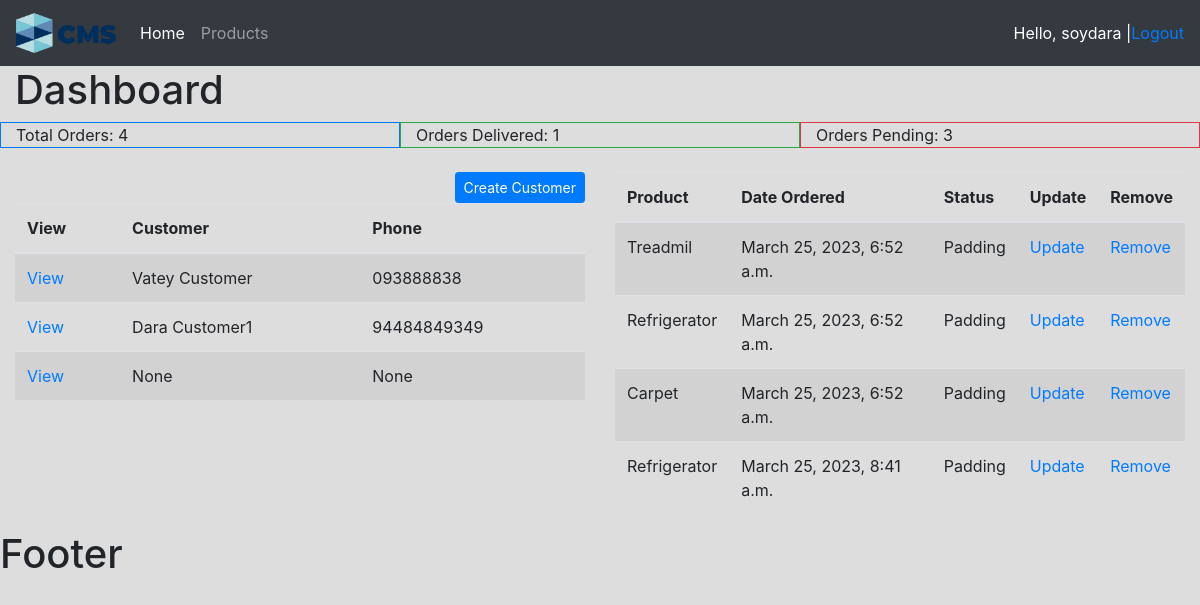
The app's page / (signed in) with its own data.
### accounts/models.py (models this page shows, shortened)
class Customer(models.Model):
    user = models.OneToOneField(User, null=True, on_delete=models.CASCADE)
    name = models.CharField(max_length=200, null=True)
    phone = models.CharField(max_length=200, null=True)
    email = models.CharField(max_length=200, null=True)
    profile_pic = models.ImageField(default='profile1.png', null=True, blank=True)
    date_created = models.DateTimeField(auto_now_add=True, null=True)

class Order(models.Model):
    STATUS = (
        ('Pending', 'Pending'),
        ('Out for delivery', 'Out for delivery'),
        ('Delivered', 'Delivered')
    )
    customer = models.ForeignKey(Customer, null=True, on_delete=models.SET_NULL)
    product = models.ForeignKey(Products, null=True, on_delete=models.SET_NULL)
    status = models.CharField(max_length=200, null=True, choices=STATUS)
    date_created = models.DateTimeField(auto_now_add=True, null=True)
    note = models.CharField(max_length=1000, null=True)

class Products(models.Model):
    CATEGORY = (
        ('In door', 'In door'),
        ('Out door', 'Out door')
    )
    name = models.CharField(max_length=200, null=True)
    price = models.FloatField(null=True)
    category = models.CharField(max_length=200, null=True, choices=CATEGORY)
    description = models.CharField(max_length=200, null=True, blank=True)
    date_created = models.DateTimeField(auto_now_add=True, null=True)
    tags = models.ManyToManyField(Tag)
    def __str__(self):
        return self.name

### accounts/decorators.py (the view)
    def wrapper_func(request, *args, **kwargs):
        group = None
        if request.user.groups.exists():
            group = request.user.groups.all()[0].name
        if group == 'customer':
            return redirect('user_page')
        if group == 'admin':
            return view_func(request, *args, **kwargs)

### accounts/views.py (called while the page is built)
@login_required(login_url='login')  # check user login if not redirect to login page
@admin_only # check user with role name redirect to another page.
def home(request):
    customers = Customer.objects.all()
    orders = Order.objects.all()
    total_customers = customers.count()
    total_orders = orders.count()
    delivered = orders.filter(status='Delivered').count()
    pending = orders.filter(status='Pending').count()
    context = {
        'customers': customers,
        'orders': orders,
        'total_customers': total_customers,
        'total_orders': total_orders,
        'delivered': delivered,
        'pending': pending,
    }
    return render(request, 'accounts/dashboard.html', context)

### accounts/templates/accounts/dashboard.html (shortened to what this page needs)
{% extends 'accounts/main.html' %}
{% block content %}
    <h1>Dashboard</h1>
    <div class="row">
        <div class="col-md-4 border border-primary">
            Total Orders: {{ total_orders }}
        </div>
        <div class="col-md-4 border border-success">
            Orders Delivered: {{ delivered }}
        </div>
        <div class="col-md-4 border border-danger">
            Orders Pending: {{ pending }}
        </div>
    </div>
    <br/>
    <div class="row">
        <div class="col-md-6">
            <div class="text-right">
                <button class="btn btn-sm btn-primary">Create Customer</button>
            </div>
            <table class="table table-striped">
                <thead>
                <tr>
                    <th>View</th>
                    <th>Customer</th>
                    <th>Phone</th>
                </tr>
                </thead>
                <tbody>
                {% for i in customers %}
                    <tr>
                        <td><a href="{% url 'customer' i.id %}">View</a></td>
                        <td>{{ i.name }}</td>
                        <td>{{ i.phone }}</td>
                    </tr>
                {% endfor %}
                </tbody>
            </table>
        </div>
        <div class="col-md-6">
            <table class="table table-striped">
                <thead>
                <tr>
                    <th>Product</th>
                    <th>Date Ordered</th>
                    <th>Status</th>
                    <th>Update</th>
                    <th>Remove</th>
                </tr>
                </thead>
                <tbody>
                {% for i in orders %}
                    <tr>
                        <td>{{ i.product }}</td>
                        <td>{{ i.date_created }}</td>
                        <td>Padding</td>
                        <td><a href="{% url 'update_order' i.id %}">Update</a></td>
                        <td><a href="{% url 'delete_order' i.id %}">Remove</a></td>
                    </tr>
                {% endfor %}
                </tbody>
            </table>
        </div>
    </div>
{% endblock %}

### accounts/templates/accounts/main.html (shortened to what this page needs)
{% load static %}
<!DOCTYPE html>
<html lang="en">
<head>
    <link
            rel="stylesheet"
            href="https://cdn.jsdelivr.net/npm/bootstrap@4.4.1/dist/css/bootstrap.min.css"
    />
    <link rel="stylesheet" href="{% static 'css/main.css' %}">
</head>
<body>
{% include 'accounts/navbar.html' %}
<div class="container-fluid">
    {% block content %}{% endblock %}
</div>
<h1>Footer</h1>
</body>
</html>

### accounts/templates/accounts/navbar.html (shortened to what this page needs)
{% load static %}
<nav class="navbar navbar-expand-lg navbar-dark bg-dark">
    <a class="navbar-brand" href="/">
        <img src="{% static 'images/logo.png' %}" width="100">
    </a>
    <div class="collapse navbar-collapse" id="navbarNavAltMarkup">
        <div class="navbar-nav">
            {% if request.user.is_staff %}
            <a class="nav-item nav-link active" href="/">Home</a>
            <a class="nav-item nav-link" href="{% url 'products' %}">Products</a>
            {% else %}
                <a class="nav-item nav-link active" href="{% url 'account' %}">Setting</a>
            {% endif %}
        </div>
    </div>
    <span class="text-white">Hello, {{ request.user }} | </span>
    <span><a href="{% url 'logout' %}"> Logout</a></span>
</nav>

### static/css/main.css (style rules this page uses)
body { background: #DDD; }

### records on screen
Customer: name "Vatey Customer", phone "093888838"
Customer: name "Dara Customer1", phone "94484849349"
Customer: name "None", phone "None"
Order: product "Treadmil", date_created "March 25, 2023, 6:52 a.m."
Order: product "Refrigerator", date_created "March 25, 2023, 6:52 a.m."
Order: product "Carpet", date_created "March 25, 2023, 6:52 a.m."
Order: product "Refrigerator", date_created "March 25, 2023, 8:41 a.m."

### other values on screen
{{ request.user }} "soydara"
{{ total_orders }} "4"
{{ delivered }} "1"
{{ pending }} "3"
